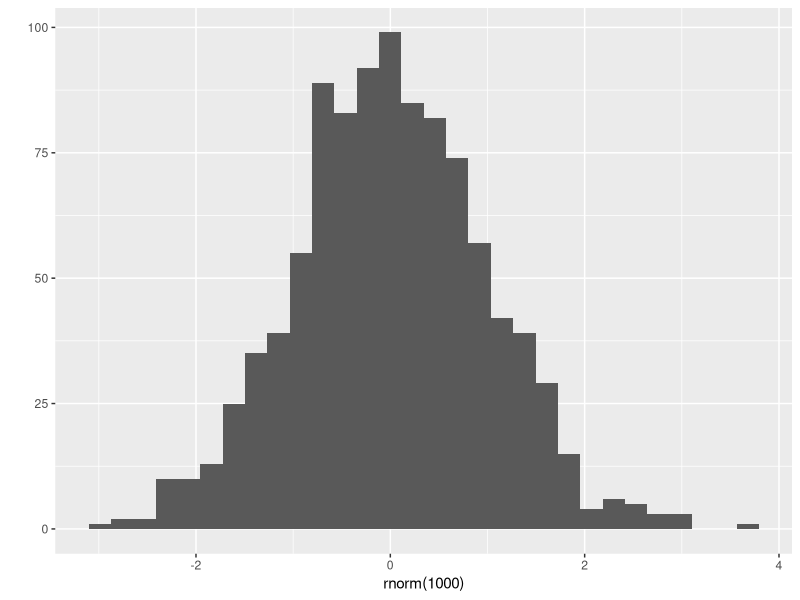
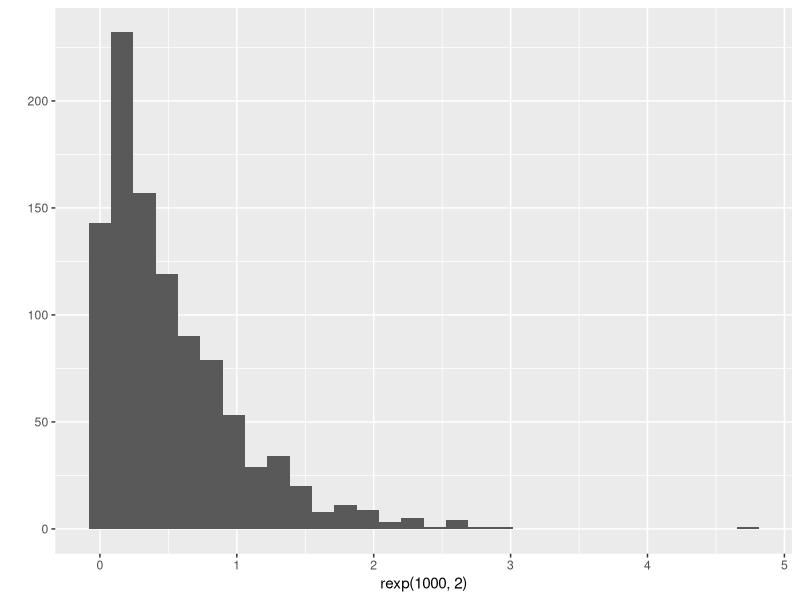

These charts were generated, in order, by the following R code: (Note: this script raises an error after producing the figures.)
library(ggplot2)

set.seed(1623); qplot(rnorm(1000), geom="histogram")

set.seed(1623); qplot(rexp(1000,2), geom="histogram")

set.seed(1623); mns = NULL; 
for (i in 1 : 1000) mns = c(mns, mean(rexp(40,.2))); 


set.seed(1623);
meandata <- data.frame(
     x = c(apply(matrix(rexp(nosim * nosample, .2), nosim), 1, mean)),
     n = factor(rep(c(nosample), c(nosample))) 
     )

p <- qplot(mns,
           geom="histogram",
           main = "Average Means of 40 Samples",
           xlab = "Means",
           fill=I("blue"),
           col=I("darkgreen"),
           alpha=I(.2)
)
p + geom_vline(xintercept=5)

set.seed(1623); vars = NULL; 
for (i in 1 : 1000) mns = c(vars, var(rexp(40,.2))); 



g <- ggplot(data = meandata, aes(x = x) ,xlab = "Means") +
     geom_histogram(aes(y = ..density..), fill = ("blue"), col=("darkgreen"), alpha=.4) +
     labs(title ="Average Means of 40 Samples", x="means") +
     geom_vline(xintercept=5)
g



p <- ggplot(data = ToothGrowth, aes(x=dose,y=len )) + 
     geom_point() +facet_wrap(~supp) + geom_smooth() 
     
